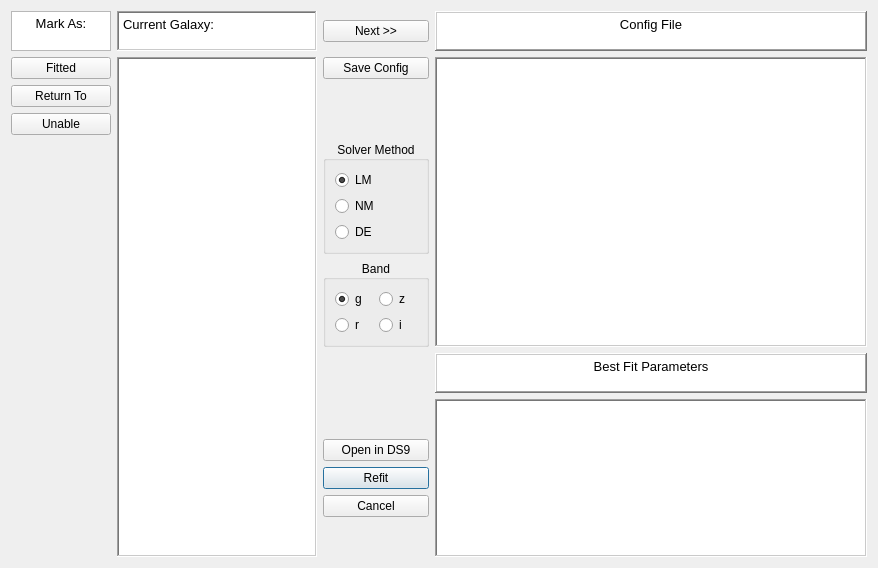
<?xml version="1.0" encoding="UTF-8"?>
<ui version="4.0">
 <class>Dialog</class>
 <widget class="QDialog" name="Dialog">
  <property name="geometry">
   <rect>
    <x>0</x>
    <y>0</y>
    <width>878</width>
    <height>568</height>
   </rect>
  </property>
  <property name="windowTitle">
   <string>IMFIT Tool</string>
  </property>
  <property name="autoFillBackground">
   <bool>false</bool>
  </property>
  <layout class="QGridLayout" name="gridLayout_2">
   <property name="sizeConstraint">
    <enum>QLayout::SizeConstraint::SetDefaultConstraint</enum>
   </property>
   <item row="9" column="4" rowspan="5">
    <widget class="QPlainTextEdit" name="plainTextEdit_2">
     <property name="frameShape">
      <enum>QFrame::Shape::WinPanel</enum>
     </property>
     <property name="frameShadow">
      <enum>QFrame::Shadow::Sunken</enum>
     </property>
    </widget>
   </item>
   <item row="11" column="3">
    <widget class="QPushButton" name="refitbutton">
     <property name="text">
      <string>Refit</string>
     </property>
    </widget>
   </item>
   <item row="7" column="3">
    <widget class="QGroupBox" name="groupBox_2">
     <property name="title">
      <string>Band</string>
     </property>
     <property name="alignment">
      <set>Qt::AlignmentFlag::AlignCenter</set>
     </property>
     <property name="flat">
      <bool>false</bool>
     </property>
     <layout class="QGridLayout" name="gridLayout">
      <item row="0" column="0">
       <widget class="QRadioButton" name="gbutton">
        <property name="text">
         <string>g</string>
        </property>
        <property name="checked">
         <bool>true</bool>
        </property>
       </widget>
      </item>
      <item row="1" column="0">
       <widget class="QRadioButton" name="rbutton">
        <property name="text">
         <string>r</string>
        </property>
       </widget>
      </item>
      <item row="0" column="1">
       <widget class="QRadioButton" name="zbutton">
        <property name="text">
         <string>z</string>
        </property>
       </widget>
      </item>
      <item row="1" column="1">
       <widget class="QRadioButton" name="ibutton">
        <property name="text">
         <string>i</string>
        </property>
       </widget>
      </item>
     </layout>
    </widget>
   </item>
   <item row="0" column="1">
    <widget class="QTextBrowser" name="currentgalaxytext">
     <property name="maximumSize">
      <size>
       <width>200</width>
       <height>40</height>
      </size>
     </property>
     <property name="frameShape">
      <enum>QFrame::Shape::WinPanel</enum>
     </property>
     <property name="html">
      <string>&lt;!DOCTYPE HTML PUBLIC &quot;-//W3C//DTD HTML 4.0//EN&quot; &quot;http://www.w3.org/TR/REC-html40/strict.dtd&quot;&gt;
&lt;html&gt;&lt;head&gt;&lt;meta name=&quot;qrichtext&quot; content=&quot;1&quot; /&gt;&lt;meta charset=&quot;utf-8&quot; /&gt;&lt;style type=&quot;text/css&quot;&gt;
p, li { white-space: pre-wrap; }
hr { height: 1px; border-width: 0; }
li.unchecked::marker { content: &quot;\2610&quot;; }
li.checked::marker { content: &quot;\2612&quot;; }
&lt;/style&gt;&lt;/head&gt;&lt;body style=&quot; font-family:'Noto Sans'; font-size:10pt; font-weight:400; font-style:normal;&quot;&gt;
&lt;p style=&quot; margin-top:0px; margin-bottom:0px; margin-left:0px; margin-right:0px; -qt-block-indent:0; text-indent:0px;&quot;&gt;Current Galaxy:&lt;/p&gt;&lt;/body&gt;&lt;/html&gt;</string>
     </property>
    </widget>
   </item>
   <item row="0" column="3">
    <widget class="QPushButton" name="nextgalbutton">
     <property name="text">
      <string>Next &gt;&gt;</string>
     </property>
    </widget>
   </item>
   <item row="3" column="1" rowspan="11">
    <widget class="QListWidget" name="galaxylist">
     <property name="maximumSize">
      <size>
       <width>200</width>
       <height>16777215</height>
      </size>
     </property>
     <property name="frameShape">
      <enum>QFrame::Shape::WinPanel</enum>
     </property>
    </widget>
   </item>
   <item row="12" column="3">
    <widget class="QPushButton" name="cancelbutton">
     <property name="text">
      <string>Cancel</string>
     </property>
    </widget>
   </item>
   <item row="4" column="0">
    <widget class="QPushButton" name="markreturn">
     <property name="text">
      <string>Return To</string>
     </property>
    </widget>
   </item>
   <item row="8" column="4">
    <widget class="QTextBrowser" name="currentgalaxytext_3">
     <property name="maximumSize">
      <size>
       <width>16777215</width>
       <height>40</height>
      </size>
     </property>
     <property name="frameShape">
      <enum>QFrame::Shape::WinPanel</enum>
     </property>
     <property name="frameShadow">
      <enum>QFrame::Shadow::Raised</enum>
     </property>
     <property name="html">
      <string>&lt;!DOCTYPE HTML PUBLIC &quot;-//W3C//DTD HTML 4.0//EN&quot; &quot;http://www.w3.org/TR/REC-html40/strict.dtd&quot;&gt;
&lt;html&gt;&lt;head&gt;&lt;meta name=&quot;qrichtext&quot; content=&quot;1&quot; /&gt;&lt;meta charset=&quot;utf-8&quot; /&gt;&lt;style type=&quot;text/css&quot;&gt;
p, li { white-space: pre-wrap; }
hr { height: 1px; border-width: 0; }
li.unchecked::marker { content: &quot;\2610&quot;; }
li.checked::marker { content: &quot;\2612&quot;; }
&lt;/style&gt;&lt;/head&gt;&lt;body style=&quot; font-family:'Noto Sans'; font-size:10pt; font-weight:400; font-style:normal;&quot;&gt;
&lt;p align=&quot;center&quot; style=&quot; margin-top:0px; margin-bottom:0px; margin-left:0px; margin-right:0px; -qt-block-indent:0; text-indent:0px;&quot;&gt;Best Fit Parameters&lt;/p&gt;&lt;/body&gt;&lt;/html&gt;</string>
     </property>
    </widget>
   </item>
   <item row="10" column="3">
    <widget class="QPushButton" name="opends9button">
     <property name="text">
      <string>Open in DS9</string>
     </property>
    </widget>
   </item>
   <item row="0" column="0">
    <widget class="QTextBrowser" name="textBrowser">
     <property name="maximumSize">
      <size>
       <width>100</width>
       <height>40</height>
      </size>
     </property>
     <property name="html">
      <string>&lt;!DOCTYPE HTML PUBLIC &quot;-//W3C//DTD HTML 4.0//EN&quot; &quot;http://www.w3.org/TR/REC-html40/strict.dtd&quot;&gt;
&lt;html&gt;&lt;head&gt;&lt;meta name=&quot;qrichtext&quot; content=&quot;1&quot; /&gt;&lt;meta charset=&quot;utf-8&quot; /&gt;&lt;style type=&quot;text/css&quot;&gt;
p, li { white-space: pre-wrap; }
hr { height: 1px; border-width: 0; }
li.unchecked::marker { content: &quot;\2610&quot;; }
li.checked::marker { content: &quot;\2612&quot;; }
&lt;/style&gt;&lt;/head&gt;&lt;body style=&quot; font-family:'Noto Sans'; font-size:10pt; font-weight:400; font-style:normal;&quot;&gt;
&lt;p align=&quot;center&quot; style=&quot; margin-top:0px; margin-bottom:0px; margin-left:0px; margin-right:0px; -qt-block-indent:0; text-indent:0px;&quot;&gt;Mark As:&lt;/p&gt;&lt;/body&gt;&lt;/html&gt;</string>
     </property>
    </widget>
   </item>
   <item row="0" column="4">
    <widget class="QTextBrowser" name="currentgalaxytext_2">
     <property name="maximumSize">
      <size>
       <width>16777215</width>
       <height>40</height>
      </size>
     </property>
     <property name="frameShape">
      <enum>QFrame::Shape::WinPanel</enum>
     </property>
     <property name="frameShadow">
      <enum>QFrame::Shadow::Raised</enum>
     </property>
     <property name="html">
      <string>&lt;!DOCTYPE HTML PUBLIC &quot;-//W3C//DTD HTML 4.0//EN&quot; &quot;http://www.w3.org/TR/REC-html40/strict.dtd&quot;&gt;
&lt;html&gt;&lt;head&gt;&lt;meta name=&quot;qrichtext&quot; content=&quot;1&quot; /&gt;&lt;meta charset=&quot;utf-8&quot; /&gt;&lt;style type=&quot;text/css&quot;&gt;
p, li { white-space: pre-wrap; }
hr { height: 1px; border-width: 0; }
li.unchecked::marker { content: &quot;\2610&quot;; }
li.checked::marker { content: &quot;\2612&quot;; }
&lt;/style&gt;&lt;/head&gt;&lt;body style=&quot; font-family:'Noto Sans'; font-size:10pt; font-weight:400; font-style:normal;&quot;&gt;
&lt;p align=&quot;center&quot; style=&quot; margin-top:0px; margin-bottom:0px; margin-left:0px; margin-right:0px; -qt-block-indent:0; text-indent:0px;&quot;&gt;Config File&lt;/p&gt;&lt;/body&gt;&lt;/html&gt;</string>
     </property>
    </widget>
   </item>
   <item row="3" column="0">
    <widget class="QPushButton" name="markfitted">
     <property name="text">
      <string>Fitted</string>
     </property>
    </widget>
   </item>
   <item row="3" column="4" rowspan="5">
    <widget class="QPlainTextEdit" name="configeditor">
     <property name="frameShape">
      <enum>QFrame::Shape::WinPanel</enum>
     </property>
     <property name="frameShadow">
      <enum>QFrame::Shadow::Sunken</enum>
     </property>
    </widget>
   </item>
   <item row="5" column="0">
    <widget class="QPushButton" name="markunable">
     <property name="text">
      <string>Unable</string>
     </property>
    </widget>
   </item>
   <item row="6" column="3">
    <widget class="QGroupBox" name="groupBox">
     <property name="title">
      <string>Solver Method</string>
     </property>
     <property name="alignment">
      <set>Qt::AlignmentFlag::AlignCenter</set>
     </property>
     <property name="flat">
      <bool>false</bool>
     </property>
     <layout class="QVBoxLayout" name="verticalLayout">
      <item>
       <widget class="QRadioButton" name="LMbutton">
        <property name="text">
         <string>LM</string>
        </property>
        <property name="checked">
         <bool>true</bool>
        </property>
       </widget>
      </item>
      <item>
       <widget class="QRadioButton" name="NMbutton">
        <property name="text">
         <string>NM</string>
        </property>
       </widget>
      </item>
      <item>
       <widget class="QRadioButton" name="DEbutton">
        <property name="text">
         <string>DE</string>
        </property>
       </widget>
      </item>
     </layout>
    </widget>
   </item>
   <item row="3" column="3">
    <widget class="QPushButton" name="saveconfigbutton">
     <property name="text">
      <string>Save Config</string>
     </property>
    </widget>
   </item>
  </layout>
 </widget>
 <resources/>
 <connections/>
</ui>
